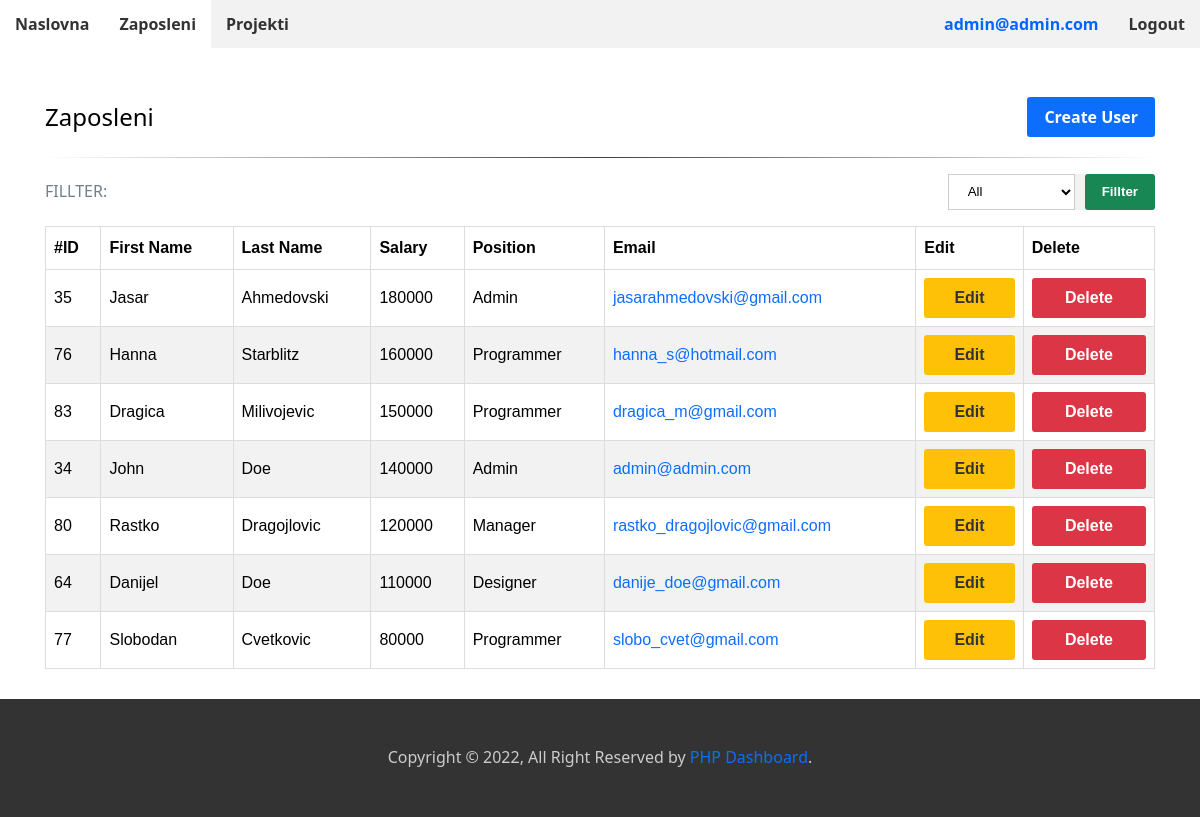
Screenshot of /staff.php (signed in) with the database file from the repository.
### tables this page shows
CREATE TABLE IF NOT EXISTS `zaposleni` (
  `zaposleni_id` int(11) NOT NULL AUTO_INCREMENT,
  `staff_id` int(11) NOT NULL,
  `staff_first_name` varchar(255) NOT NULL,
  `staff_last_name` varchar(255) NOT NULL,
  `staff_payment` float NOT NULL,
  `staff_email` varchar(255) NOT NULL,
  `staff_password` varchar(255) DEFAULT NULL,
  PRIMARY KEY (`zaposleni_id`),
  KEY `stuff_id_index` (`staff_id`)
);

CREATE TABLE IF NOT EXISTS `pozicije` (
  `pozicije_id` int(11) NOT NULL AUTO_INCREMENT,
  `position` varchar(255) NOT NULL,
  PRIMARY KEY (`pozicije_id`)
);

### staff.php (called while the page is built, shortened)
<?php
    require('./src/classes/connection.php');
    require('./src/classes/user.php');
    $db_staff = User::getData("SELECT zaposleni_id, staff_first_name, staff_last_name, staff_payment, position, staff_email FROM zaposleni JOIN pozicije ON zaposleni.staff_id = pozicije.pozicije_id ORDER BY staff_payment DESC");
    require('./src/includes/top.php');
    require('./src/includes/nav.php');
    require('./src/views/staff/staff.view.php');
    require('./src/includes/footer.php');
    require('./src/includes/bottom.php');

### src/classes/connection.php (called while the page is built)
<?php
    class Connection {
        private static $host;
        private static $user;
        private static $database;
        private static $password;
        private static $connection;
        public static function CreateConnection() {
            self::$host = 'localhost';
            self::$user = 'root';
            self::$password = '';
            self::$database = 'databasecrud';
            self::$connection = new mysqli(self::$host, self::$user, self::$password, self::$database) or die('Connection error');
            return self::$connection;
        }
    }
?>

### src/classes/user.php (called while the page is built, shortened)
<?php
    class User {
        public static function getData(string $sql): array {
            $stmt = Connection::CreateConnection()->prepare($sql);
            $stmt->execute();
            $result = $stmt->get_result();
            $data = $result->fetch_all(MYSQLI_ASSOC);
            return $data;
        }
    }

### src/views/staff/staff.view.php (the view, shortened to what this page needs)
<main class="main">
    <section class="section section-staff">
        <div class="container">
            <div class="grid two-columns-full-auto items-center">
                <h1 class="font-thin">Zaposleni</h1>
                <a href="./create.php" class="btn btn-primary">Create User</a>
            </div>
            <hr class="hr" />
            <div class="grid two-columns-full-auto items-center">
                <h4 class="c-stone text-uppercase font-light">Fillter:</h4>
                <div class="fillter">
                    <form class="form form-fillter grid two-columns-full-auto items-center gap-2" action="<?= htmlspecialchars($_SERVER['PHP_SELF']); ?>" method="POST">
                        <div class="form-group">
                            <select name="fillter" class="select-field text-capitalize" required>
                                <option selected name="all" value="0">All</option>
                            </select>
                        </div>
                        <div class="form-grouo">
                            <button class="btn btn-success" type="submit" name="confirmation">Fillter</button>
                        </div>
                    </form>
                </div>
            </div>
        </div>
        <div class="container">
            <div class="overflow-x-auto">
                <table>
                    <thead>
                        <tr>
                            <th>#ID</th>
                            <th>First Name</th>
                            <th>Last Name</th>
                            <th>Salary</th>
                            <th>Position</th>
                            <th>Email</th>
                            <th>Edit</th>
                            <th>Delete</th>
                        </tr>
                    </thead>
                    <tbody>
                        <?php foreach($db_staff as $key => $value): ?>
                            <tr>
                                <td><?= $value['zaposleni_id']; ?></td>
                                <td><?= $value['staff_first_name']; ?></td>
                                <td><?= $value['staff_last_name']; ?></td>
                                <td><?= $value['staff_payment']; ?></td>
                                <td class="text-capitalize"><?= $value['position']; ?></td>
                                <td>
                                    <a class="text-decoration-none c-blue" href="mailto:<?= $value['staff_email']; ?>"><?= $value['staff_email']; ?></a>
                                </td>
                                <td>
                                    <a href="./update.php?id=<?= $value['zaposleni_id']; ?>" class="btn btn-warning">Edit</a>
                                </td>
                                <td>
                                    <a href="./delete.php?id=<?= $value['zaposleni_id']; ?>" class="btn btn-danger">Delete</a>
                                </td>
                            </tr>
                        <?php endforeach; ?>
                    </tbody>
                </table>
            </div>
    </section>
</main>

### src/includes/top.php (shortened to what this page needs)
<!DOCTYPE html>
<html lang="en">
<head>
    <link rel="stylesheet" href="<?= (basename($_SERVER['PHP_SELF']) === 'index.php' ? './src/assets/styles/main.css' : './src/assets/styles/main.css'); ?>">
</head>
<body>
    <div class="app">

### src/includes/nav.php (shortened to what this page needs)
<nav class="nav">
    <ul class="list-items">
        <li>
            <a href="./dashboard.php" class="nav-link <?= (basename($_SERVER['PHP_SELF']) === 'dashboard.php' ? 'active' : " "); ?>">Naslovna</a>
        </li>
        <li>
            <a href="./staff.php" class="nav-link <?= (basename($_SERVER['PHP_SELF']) === 'staff.php' ? 'active' : " "); ?>">Zaposleni</a>
        </li>
        <li class="dropdown">
            <a href="./project.php" class="nav-link grid two-columns-full-auto items-center gap-4 <?= (basename($_SERVER['PHP_SELF']) === 'project.php' ? 'active' : " "); ?>">
                <span>Projekti</span>
                <span class="arrow-down" style="background-image: url('./src/assets/images/icon/arrow-down.png');"></span>
            </a>
        </li>
    </ul>
    <ul class="list-items">
        <li>
            <span class="nav-link">
                <?= $_SESSION['user_email']; ?>
            </span>
        </li>
        <li>
            <a href="./logout.php" class="nav-link">Logout</a>
        </li>
    </ul>
</nav>

### src/includes/footer.php
<footer class="footer">
    <p className='text-center c-light'>
        <span class="d-block text-center c-light">Copyright &copy; <script>document.write(new Date().getFullYear());</script>, All Right Reserved by <span class="c-blue">PHP Dashboard</span>.</span>
    </p>
</footer>

### src/includes/bottom.php
        </div>
    </body>
</html>

### src/assets/styles/main.css (style rules this page uses)
html { box-sizing: border-box; }
*, *:before, *:after { box-sizing: inherit; }
body { margin: 0; padding: 0; font-family: system-ui,-apple-system,"Segoe UI",Roboto,"Helvetica Neue",Arial,"Noto Sans","Liberation Sans",sans-serif,"Apple Color Emoji","Segoe UI Emoji","Segoe UI Symbol","Noto Color Emoji"; line-height: 1.618; }
html, body { height: 100%; min-height: 100%; }
.c-stone { color: #708090; }
.c-blue { color: #0d6efd; }
.d-block { display: block; }
.c-light { color: #ccc; }
.text-center { text-align: center; }
.text-decoration-none { text-decoration: none; }
.text-capitalize { text-transform: capitalize; }
.gap-2 { grid-gap: 10px; }
.gap-4 { grid-gap: 20px; }
.dropdown { position: relative; }
.container { position: relative; width: 100%; max-width: 100%; margin-right: auto; margin-left: auto; padding-right: 15px; padding-left: 15px; }
@media (min-width: 576px) { .container { max-width: 540px; } }
@media (min-width: 768px) { .container { max-width: 720px; } }
@media (min-width: 992px) { .container { max-width: 960px; } }
@media (min-width: 1200px) { .container { max-width: 1140px; } }
.grid { display: grid; }
.two-columns-full-auto { grid-template-columns: 1fr auto; }
.items-center { align-items: center; }
.hr { margin: 0; border: 0; height: 1px; background-image: linear-gradient(to right, rgba(0, 0, 0, 0), rgba(0, 0, 0, 0.75), rgba(0, 0, 0, 0)); }
.font-thin { font-weight: 200; }
.font-light { font-weight: 400; }
.text-uppercase { text-transform: uppercase; }
.overflow-x-auto { overflow-x: auto; }
table { font-family: arial, sans-serif; border-collapse: collapse; width: 100%; border-collapse: collapse; border-spacing: 0; width: 100%; white-space: nowrap; }
td, th { border: 1px solid #dddddd; text-align: left; padding: 8px; }
tr:nth-child(even) { background-color: #f2f2f2; }
.form { position: relative; width: 100%; background-color: #f2f2f2; padding: 50px 15px; }
.form-group { margin-bottom: 20px; }
.form-fillter { padding: 0; }
.form-fillter .form-group { margin-bottom: 0; }
.select-field, .input-field, .textarea-field { display: block; width: 100%; padding: 0 15px; height: 36px; border: 1px solid #ccc; background: #fff; margin: 0; }
.btn { display: block; padding: 0 15px; margin: 0; width: 100%; background: #0d6efd; border: 2px solid #0d6efd; color: #fff; font-weight: 600; text-decoration: none; border-radius: 3px; }
.btn-primary, .btn-warning, .btn-danger, .btn-success { min-height: 36px; line-height: 36px; text-align: center; text-decoration: none; border-radius: 3px; cursor: pointer; }
.btn-warning { color: #333; background: #ffc107; border: 2px solid #ffc107; }
.btn-danger { background: #dc3545; border: 2px solid #dc3545; }
.btn-success { background: #198754; border: 2px solid #198754; line-height: normal; }
.nav { position: relative; display: grid; width: 100%; height: 48px; grid-template-columns: auto auto; justify-content: space-between; background-color: #f2f2f2; }
.nav .list-items { margin: 0; padding: 0; display: flex; list-style-type: none; height: 100%; align-items: center; }
.nav .list-items li { display: block; line-height: 48px; }
.nav .list-items li .nav-link { position: relative; display: grid; text-decoration: none; padding-left: 15px; padding-right: 15px; color: #333; font-weight: 600; background-color: transparent; transition: background-color 0.3s ease; }
.nav .list-items li .nav-link .arrow-down { display: grid; width: 30px; height: 30px; background-size: 20px 20px; background-position: center; background-repeat: no-repeat; }
.nav .list-items li .nav-link.active, .nav .list-items li .nav-link:hover { background-color: #fff; }
.nav .list-items li > span { font-weight: 600; color: #0066ff !important; }
.app { display: grid; width: 100%; height: 100%; grid-template-rows: auto 1fr auto; }
.main { position: relative; }
.section { position: relative; padding: 30px 0; }
.footer { position: relative; width: 100%; padding: 30px 15px; background-color: #333; }

### rows the page displays
zaposleni: zaposleni_id "35", staff_first_name "Jasar", staff_last_name "Ahmedovski", staff_payment "180000", staff.position "Admin", staff_email "jasarahmedovski@gmail.com"
zaposleni: zaposleni_id "76", staff_first_name "Hanna", staff_last_name "Starblitz", staff_payment "160000", staff.position "Programmer", staff_email "hanna_s@hotmail.com"
zaposleni: zaposleni_id "83", staff_first_name "Dragica", staff_last_name "Milivojevic", staff_payment "150000", staff.position "Programmer", staff_email "dragica_m@gmail.com"
zaposleni: zaposleni_id "34", staff_first_name "John", staff_last_name "Doe", staff_payment "140000", staff.position "Admin", staff_email "admin@admin.com"
zaposleni: zaposleni_id "80", staff_first_name "Rastko", staff_last_name "Dragojlovic", staff_payment "120000", staff.position "Manager", staff_email "rastko_dragojlovic@gmail.com"
zaposleni: zaposleni_id "64", staff_first_name "Danijel", staff_last_name "Doe", staff_payment "110000", staff.position "Designer", staff_email "danije_doe@gmail.com"
zaposleni: zaposleni_id "77", staff_first_name "Slobodan", staff_last_name "Cvetkovic", staff_payment "80000", staff.position "Programmer", staff_email "slobo_cvet@gmail.com"

### other values shown
$_SESSION['user_email'] "admin@admin.com"
